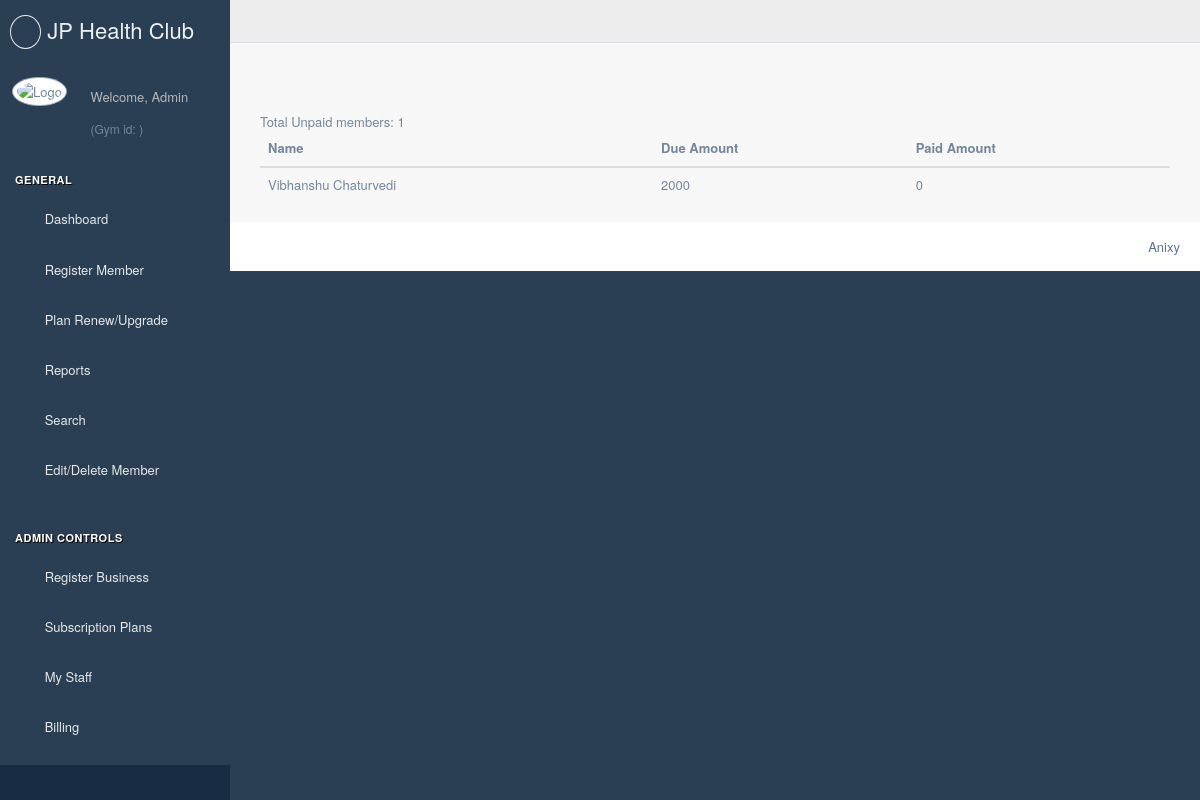
/unpaid/ (signed in), run on the app's committed database.
### appRegistration/models.py (models this page shows, shortened)
class memberDetails(models.Model):
    memberName = models.CharField('Full Name', max_length=100)
    fatherName = models.CharField('Fathers Name', max_length=100, blank=True)  # Added by Ravi
    dateOfBirth = models.DateField('Date of Birth', null=True)  # Added by Ravi
    memberGender = models.CharField('Gender', max_length=1, choices=GENDER_CHOICES)
    memberAddress1 = models.TextField('Permanent Address', blank=True)
    memberCity1 = models.CharField('City', max_length=100)
    memberPincode1 = models.IntegerField('Pincode', blank=True)
    memberAddress2 = models.TextField('Correspondence Address', blank=True)
    memberCity2 = models.CharField('City', max_length=100, blank=True)
    memberPincode2 = models.IntegerField('Pincode', null=True)
    dueAmount = models.IntegerField('Due Amount', default=0,
                                    validators=[MaxValueValidator(1000000), MinValueValidator(0)])
    paidAmount = models.IntegerField('Paid Amount', default=0,
                                     validators=[MaxValueValidator(1000000), MinValueValidator(0)])
    memberContactNumber = models.IntegerField('Contact Number')
    identificationMark = models.CharField('Identification Mark', max_length=200, blank=True)  # Added by Ravi
    memberHeight = models.IntegerField('Height (in cms)', null=True)  # Added by Ravi
    memberWeight = models.IntegerField('Weight (in kgs)', null=True)  # Added by Ravi
    memberEmergencyNumber = models.IntegerField('Emergency Contact Number', blank=True)
    memberEmail = models.EmailField('Email ID', max_length=100)
    memberRegistrationDate = models.DateTimeField('Registration Date')
    memberNumber = models.IntegerField(primary_key=True, null=False)
    memberStatus = models.BooleanField('Status', default=True)
    memberPlan = models.CharField('Subscription Plan', max_length=100)
    memberPlanActivationDate = models.DateTimeField('Subscription Activation Date')
    memberPlandExpiryDate = models.DateTimeField('Subscription Expiry Date')
    profileImage = models.ImageField(upload_to='images/', default='images/img.jpg')
    memberProblems = models.CharField('Physical Problem (if any)', max_length=200, blank=True)  # Added by Ravi
    memberGymNumber = models.ForeignKey('gymDetails', on_delete=models.CASCADE)

### appRegistration/views.py (the view)
# urls.py: url(r'^unpaid/$', views.listOfUnpaidMembers, name='listOfUnpaidMembers'),
@login_required
def listOfUnpaidMembers(request):
    gymObj = gymDetails.objects.filter(gymUser_id=request.user.id).values()
    for elements in gymObj:
        gymNumber = elements['gymNumber']
    members = memberDetails.objects.filter(dueAmount__gte=0, memberGymNumber_id=gymNumber )
    return render(request, 'unpaid.html', context={ 'members': members, 'totalMembers': len(members)})

### appRegistration/templates/unpaid.html (shortened to what this page needs)
{% extends "base.html" %}
{% block content %}
    <div class="col-md-12 col-sm-12 col-xs-12">
        <span>Total Unpaid members: {{ totalMembers }}</span>
        <table class="table">
            <thead>
            <th>Name</th>
            <th>Due Amount</th>
            <th>Paid Amount</th>
            </thead>
            <tbody>
            {% for member in members %}
                <tr>
                    <td>{{ member.memberName }}</td>
                    <td>{{ member.dueAmount }}</td>
                    <td>{{ member.paidAmount }}</td>
                </tr>
            {% endfor %}
            </tbody>
        </table>
    </div>
{% endblock %}

### appRegistration/templates/base.html (shortened to what this page needs)
{% load staticfiles %}
<!DOCTYPE html>
<html lang="en">
<head>
    <link href="{% static '/vendors/bootstrap/dist/css/bootstrap.min.css' %}" rel="stylesheet">
    <link href="{% static '/vendors/font-awesome/css/font-awesome.min.css' %}" rel="stylesheet">
    <link href="{% static '/vendors/nprogress/nprogress.css' %}" rel="stylesheet">
    <link href="{% static '/vendors/iCheck/skins/flat/green.css' %}" rel="stylesheet">
    <link href="{% static '/vendors/bootstrap-progressbar/css/bootstrap-progressbar-3.3.4.min.css' %}" rel="stylesheet">
    <link href="{% static '/vendors/jqvmap/dist/jqvmap.min.css' %}" rel="stylesheet"/>
    <link href="{% static '/vendors/bootstrap-daterangepicker/daterangepicker.css' %}" rel="stylesheet">
    <link href="{% static '/build/css/custom.min.css' %}" rel="stylesheet">
</head>
<body class="nav-md">
<div class="container body">
    <div class="main_container">
        <div class="col-md-3 left_col">
            <div class="left_col scroll-view">
                <div class="navbar nav_title" style="border: 0;">
                    <a href="/" class="site_title"><i class="fa fa-shield"></i> <span>JP Health Club</span></a>
                </div>
                <div class="profile_pic">
                    <img src="{{ MEDIA_URL }}{{ gymImage }}" alt="Logo" class="img-circle profile_img">
                </div>
                <div class="profile clearfix">
                    <div class="profile_info">
                        <span>Welcome, {{ user|title }}</span>
                        <h6>(Gym id: {{ gymNumber }})</h6>
                    </div>
                </div>
                <br/>
                <div id="sidebar-menu" class="main_menu_side hidden-print main_menu">
                    <div class="menu_section">
                        <h3>General</h3>
                        <ul class="nav side-menu">
                            <li><a href="{% url 'dashboard' %}"><i class="fa fa-home"></i> Dashboard</a>
                            </li>
                            <li><a href="{% url 'memberRegistration' %}"><i class="fa fa-edit"></i> Register Member </a>
                            </li>
                            <li><a href="{% url 'clientActivatePlan' %}"><i class="fa fa-desktop"></i> Plan
                                Renew/Upgrade </a>
                            </li>
                            <li><a><i class="fa fa-table"></i> Reports <span class="fa fa-chevron-down"></span></a>
                            </li>
                            <li><a><i class="fa fa-search"></i> Search <span class="fa fa-chevron-down"></span></a>
                            </li>
                            <li><a href="{% url 'edituser' %}"><i class="fa fa-eraser"></i> Edit/Delete Member </a>
                        </ul>
                    </div>
                    <div class="menu_section">
                        <h3>Admin Controls</h3>
                        <ul class="nav side-menu">
                            <li><a href="{% url 'clientRegistration' %}"><i class="fa fa-line-chart"></i> Register
                                Business </a></li>
                            <li><a><i class="fa fa-briefcase"></i> Subscription Plans <span
                                    class="fa fa-chevron-down"></span></a>
                            </li>
                            <li><a><i class="fa fa-users"></i> My Staff <span class="fa fa-chevron-down"></span></a>
                            </li>
                            <li><a href="{% url 'billing' %}"><i class="fa fa-money"></i> Billing </a>
                            </li>
                        </ul>
                    </div>
                </div>
                <div class="sidebar-footer hidden-small">
                    <a data-toggle="tooltip" data-placement="top" title="Edit" href="{% url 'clientEdit' %}">
                        <span class="glyphicon glyphicon-cog" aria-hidden="true"></span>
                    </a>
                    <a data-toggle="tooltip" data-placement="top" title="FullScreen" href="javascript: void(0)"
                       onclick="popup('/')">
                        <span class="glyphicon glyphicon-fullscreen" aria-hidden="true"></span>
                    </a>
                    <a data-toggle="tooltip" data-placement="top" title="Lock" href="{% url 'payment' %}">
                        <span class="glyphicon glyphicon-eye-close" aria-hidden="true"></span>
                    </a>
                    <a data-toggle="tooltip" data-placement="top" title="Logout" href="/accounts/logout">
                        <span class="glyphicon glyphicon-off" aria-hidden="true"></span>
                    </a>
                </div>
            </div>
        </div>
        <div class="top_nav">
            <div class="nav_menu">
                <nav>
                    <div class="nav toggle">
                        <a id="menu_toggle"><i class="fa fa-bars"></i></a>
                    </div>
                </nav>
            </div>
        </div>
        <div class="right_col" role="main">
            <div class="row tile_count">
                <div class="col-md-2 col-sm-4 col-xs-6 tile_stats_count">
                </div>
            </div>
            <br/>
            <div class="row">
                <div class="col-md-12 col-sm-12 col-xs-12">
                    {% block content %}
                    {% endblock %}
                </div>
            </div>
        </div>
        <footer>
            <div class="pull-right">
                <a href="#">Anixy</a>
            </div>
            <div class="clearfix"></div>
        </footer>
    </div>
</div>
</body>
</html>

### data on the page
memberDetails: memberName "Vibhanshu Chaturvedi", dueAmount "2000", paidAmount "0"

### other printed values
{{ user|title }} "Admin"
{{ totalMembers }} "1"
